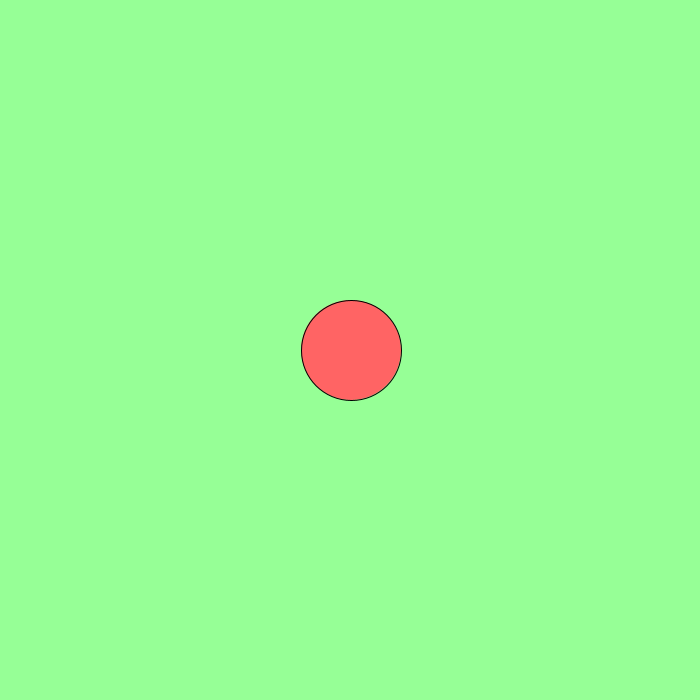
Frame 1 (no input)
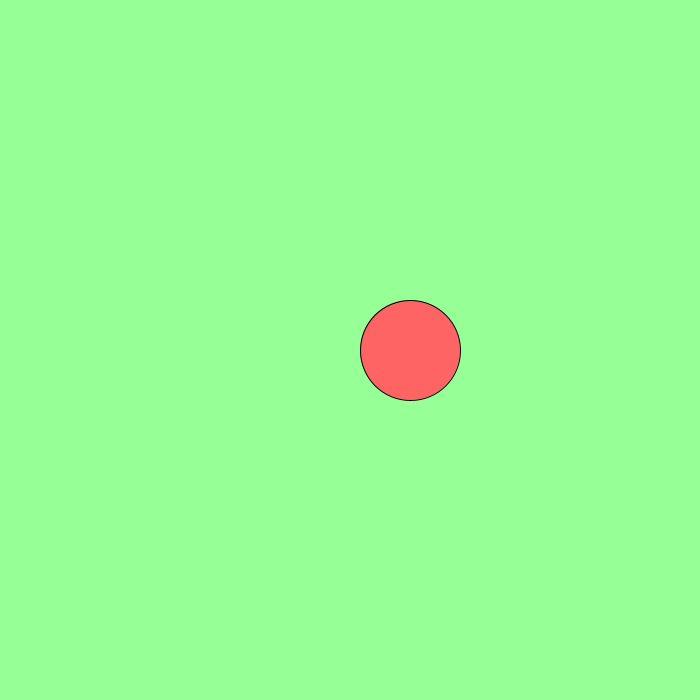
Frame 60 (the mouse pressed at the canvas centre just before this capture)
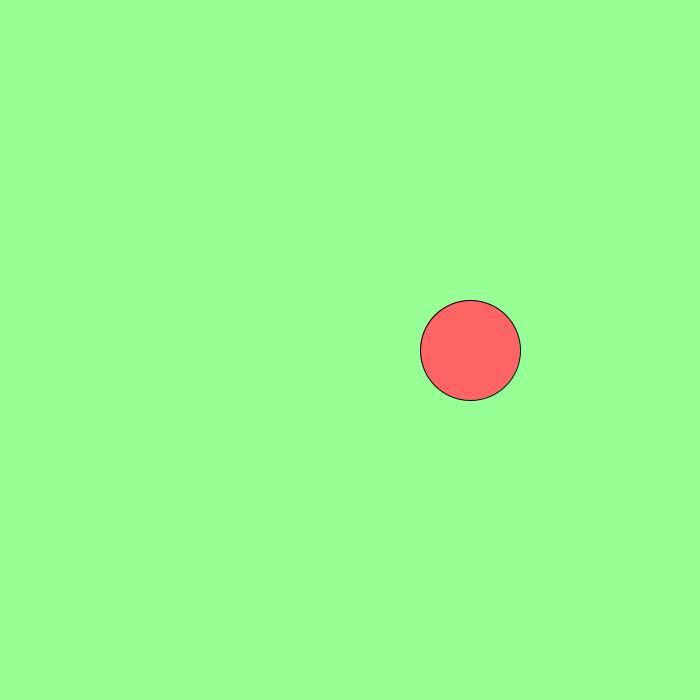
Frame 120 (the mouse held since frame 60 and released just before this capture)

The Processing sketch that drew these frames (run headless with seeded random() and noise(); from frame 60 on, the mouse is pressed at the canvas centre):

// Processing sketch: processingStarterDemo
// ── processingStarterDemo.pde
private int x, y; //circle position

public void setup() {
  size(700,700);
  x = width / 2;
  y = height / 2;
}

public void draw() {
  x = x + 1;
  
  background(150,255,150);
  fill(255,100,100);
  stroke(0,0,0);
  circle(x,y,100);
}
